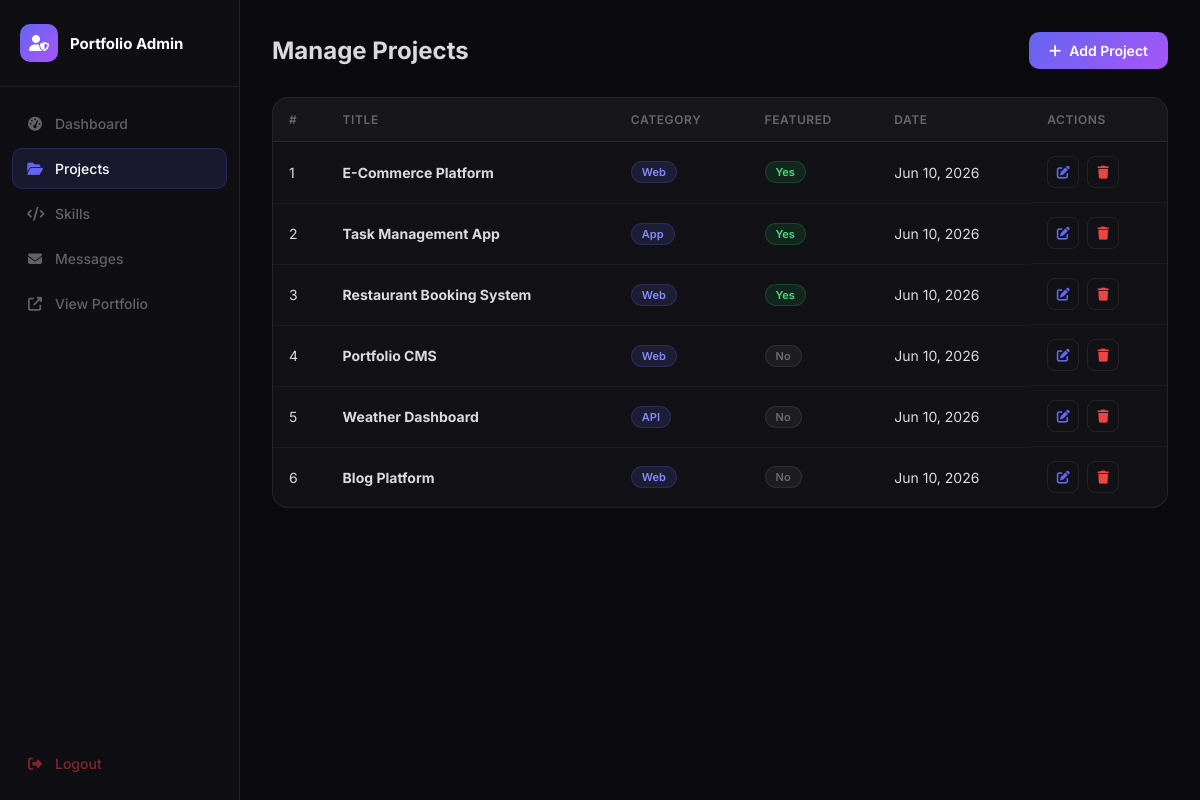
The app's page /admin/manage_projects.php (signed in), older data.
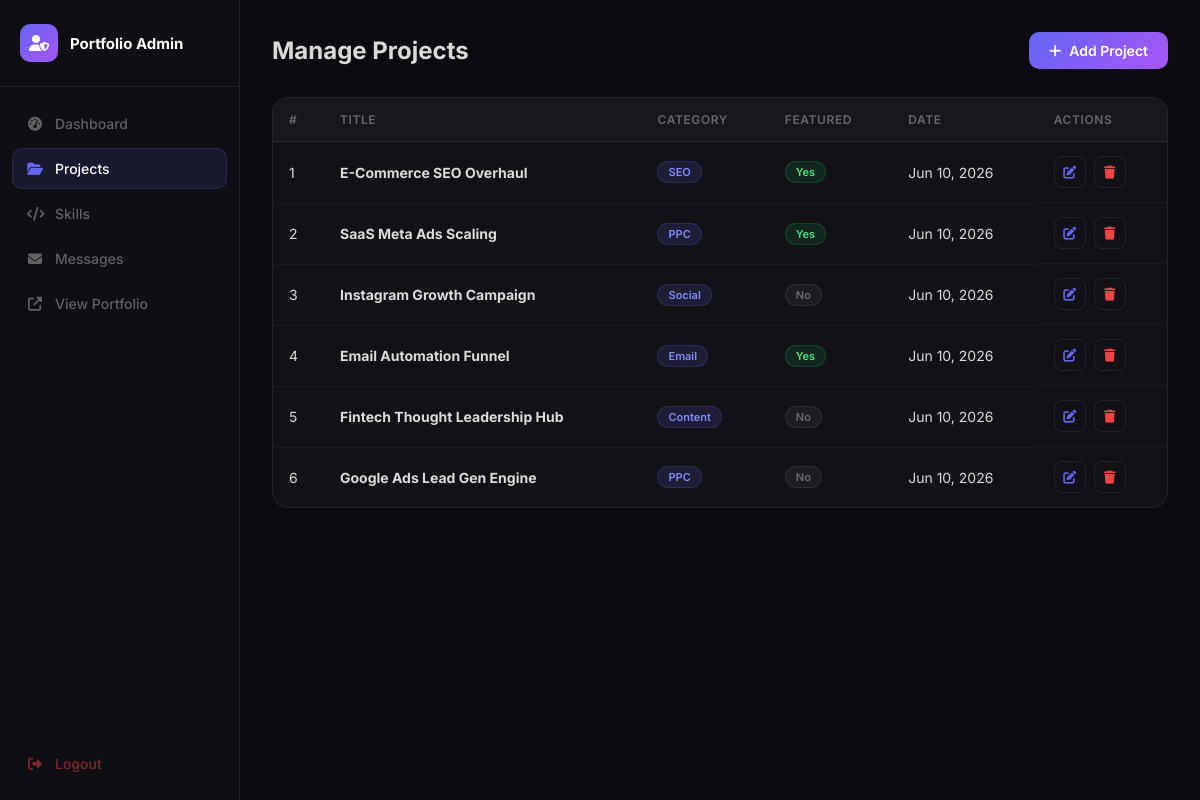
The same page, newer data.
### tables this page shows
CREATE TABLE IF NOT EXISTS projects (
    id INT AUTO_INCREMENT PRIMARY KEY,
    title VARCHAR(150) NOT NULL,
    description TEXT NOT NULL,
    tech_stack VARCHAR(255) NOT NULL,
    live_url VARCHAR(300) DEFAULT NULL,
    github_url VARCHAR(300) DEFAULT NULL,
    image VARCHAR(300) DEFAULT 'assets/images/project-placeholder.jpg',
    category VARCHAR(60) DEFAULT 'Web',
    featured TINYINT(1) DEFAULT 0,
    created_at TIMESTAMP DEFAULT CURRENT_TIMESTAMP
);

### admin/manage_projects.php (the view, shortened to what this page needs)
<?php
$db = getDB();
$action  = $_GET['action'] ?? 'list';
$projects = $action === 'list' ? $db->query('SELECT * FROM projects ORDER BY created_at DESC')->fetchAll() : [];
?>
<!DOCTYPE html>
<html lang="en">
<head>
    <link rel="stylesheet" href="https://cdnjs.cloudflare.com/ajax/libs/font-awesome/6.4.0/css/all.min.css">
    <link rel="stylesheet" href="admin.css">
</head>
<body>
<?php include 'sidebar.php'; ?>
<main class="main-content">
    <div class="page-header">
        <h1><?= $action === 'list' ? 'Manage Projects' : ($action === 'add' ? 'Add Project' : 'Edit Project') ?></h1>
        <?php if ($action === 'list'): ?>
        <a href="?action=add" class="btn-primary"><i class="fas fa-plus"></i> Add Project</a>
        <?php else: ?>
        <a href="manage_projects.php" class="btn-secondary"><i class="fas fa-arrow-left"></i> Back</a>
        <?php endif; ?>
    </div>
    <?php if ($action === 'list'): ?>
    <div class="table-wrap">
        <table class="data-table">
            <thead><tr><th>#</th><th>Title</th><th>Category</th><th>Featured</th><th>Date</th><th>Actions</th></tr></thead>
            <tbody>
            <?php foreach ($projects as $p): ?>
            <tr>
                <td><?= $p['id'] ?></td>
                <td><strong><?= htmlspecialchars($p['title']) ?></strong></td>
                <td><span class="badge"><?= htmlspecialchars($p['category']) ?></span></td>
                <td><?= $p['featured'] ? '<span class="badge badge-green">Yes</span>' : '<span class="badge badge-gray">No</span>' ?></td>
                <td><?= date('M d, Y', strtotime($p['created_at'])) ?></td>
                <td class="actions">
                    <a href="?action=edit&id=<?= $p['id'] ?>" class="btn-icon btn-edit"><i class="fas fa-edit"></i></a>
                    <form method="POST" style="display:inline" onsubmit="return confirm('Delete this project?')">
                        <button type="submit" class="btn-icon btn-delete"><i class="fas fa-trash"></i></button>
                    </form>
                </td>
            </tr>
            <?php endforeach; ?>
            </tbody>
        </table>
    </div>
    <?php endif; ?>
</main>
</body>
</html>

### admin/sidebar.php (shortened to what this page needs)
<aside class="sidebar">
    <div class="sidebar-logo">
        <div class="logo-icon"><i class="fas fa-user-shield"></i></div>
        <span>Portfolio Admin</span>
    </div>
    <nav class="sidebar-nav">
        <a href="dashboard.php" class="nav-item <?= basename($_SERVER['PHP_SELF']) === 'dashboard.php' ? 'active' : '' ?>">
            <i class="fas fa-tachometer-alt"></i> Dashboard
        </a>
        <a href="manage_projects.php" class="nav-item <?= str_contains(basename($_SERVER['PHP_SELF']), 'project') ? 'active' : '' ?>">
            <i class="fas fa-folder-open"></i> Projects
        </a>
        <a href="manage_skills.php" class="nav-item <?= str_contains(basename($_SERVER['PHP_SELF']), 'skill') ? 'active' : '' ?>">
            <i class="fas fa-code"></i> Skills
        </a>
        <a href="manage_messages.php" class="nav-item <?= str_contains(basename($_SERVER['PHP_SELF']), 'message') ? 'active' : '' ?>">
            <i class="fas fa-envelope"></i> Messages
        </a>
        <a href="../index.html" target="_blank" class="nav-item">
            <i class="fas fa-external-link-alt"></i> View Portfolio
        </a>
        <a href="logout.php" class="nav-item nav-logout">
            <i class="fas fa-sign-out-alt"></i> Logout
        </a>
    </nav>
</aside>

### admin/admin.css (style rules this page uses)
*, *::before, *::after { margin: 0; padding: 0; box-sizing: border-box; }
:root { --bg: #0a0a0f; --surface: rgba(255,255,255,0.03); --surface-hover: rgba(255,255,255,0.06); --border: rgba(255,255,255,0.08); --primary: #6366f1; --primary-glow: rgba(99,102,241,0.3); --danger: #ef4444; --success: #22c55e; --text: rgba(255,255,255,0.85); --text-muted: rgba(255,255,255,0.35); --sidebar-w: 240px; }
body { font-family: 'Inter', sans-serif; background: var(--bg); color: var(--text); display: flex; min-height: 100vh; }
.sidebar { width: var(--sidebar-w); background: rgba(255,255,255,0.02); border-right: 1px solid var(--border); display: flex; flex-direction: column; padding: 0; position: fixed; top: 0; left: 0; height: 100vh; z-index: 100; }
.sidebar-logo { display: flex; align-items: center; gap: 12px; padding: 24px 20px; border-bottom: 1px solid var(--border); font-size: 15px; font-weight: 700; color: #fff; }
.logo-icon { width: 38px; height: 38px; background: linear-gradient(135deg, #6366f1, #a855f7); border-radius: 10px; display: flex; align-items: center; justify-content: center; font-size: 16px; color: white; flex-shrink: 0; }
.sidebar-nav { padding: 16px 12px; flex: 1; display: flex; flex-direction: column; gap: 4px; }
.nav-item { display: flex; align-items: center; gap: 12px; padding: 11px 14px; border-radius: 10px; color: var(--text-muted); text-decoration: none; font-size: 14px; font-weight: 500; transition: all 0.2s; border: 1px solid transparent; }
.nav-item i { width: 16px; text-align: center; }
.nav-item.active { color: #fff; background: rgba(99,102,241,0.12); border-color: rgba(99,102,241,0.2); }
.nav-item.active i { color: var(--primary); }
.nav-logout { margin-top: auto; color: rgba(239,68,68,0.5); }
.main-content { margin-left: var(--sidebar-w); flex: 1; padding: 32px; max-width: 1100px; width: 100%; }
.page-header { display: flex; align-items: center; justify-content: space-between; margin-bottom: 28px; }
.page-header h1 { font-size: 24px; font-weight: 700; }
.table-wrap { background: var(--surface); border: 1px solid var(--border); border-radius: 16px; overflow: hidden; }
.data-table { width: 100%; border-collapse: collapse; }
.data-table thead th { padding: 14px 16px; text-align: left; font-size: 12px; font-weight: 600; text-transform: uppercase; letter-spacing: 0.05em; color: var(--text-muted); border-bottom: 1px solid var(--border); background: rgba(255,255,255,0.02); }
.data-table tbody td { padding: 14px 16px; font-size: 14px; border-bottom: 1px solid rgba(255,255,255,0.04); }
.data-table tbody tr:last-child td { border-bottom: none; }
.badge { display: inline-block; padding: 3px 10px; border-radius: 99px; font-size: 11px; font-weight: 600; background: rgba(99,102,241,0.15); color: #818cf8; border: 1px solid rgba(99,102,241,0.2); }
.badge-green { background: rgba(34,197,94,0.12); color: #4ade80; border-color: rgba(34,197,94,0.2); }
.badge-gray { background: rgba(255,255,255,0.05); color: var(--text-muted); border-color: var(--border); }
.actions { display: flex; gap: 8px; align-items: center; }
.btn-icon { width: 32px; height: 32px; border-radius: 8px; display: inline-flex; align-items: center; justify-content: center; font-size: 13px; border: 1px solid var(--border); cursor: pointer; text-decoration: none; transition: all 0.2s; background: transparent; }
.btn-edit { color: var(--primary); }
.btn-delete { color: var(--danger); }
.btn-primary { display: inline-flex; align-items: center; gap: 8px; padding: 10px 20px; background: linear-gradient(135deg, #6366f1, #a855f7); border: none; border-radius: 10px; color: white; font-size: 14px; font-weight: 600; font-family: inherit; cursor: pointer; text-decoration: none; transition: opacity 0.2s, transform 0.2s; }

Row changes from the older to the newer data that the page shows:
changed projects id 1: title "E-Commerce Platform" → "E-Commerce SEO Overhaul"; category "Web" → "SEO"
changed projects id 2: title "Task Management App" → "SaaS Meta Ads Scaling"; category "App" → "PPC"
changed projects id 3: title "Restaurant Booking System" → "Instagram Growth Campaign"; category "Web" → "Social"; featured "Yes" → "No"
changed projects id 4: title "Portfolio CMS" → "Email Automation Funnel"; category "Web" → "Email"; featured "No" → "Yes"
changed projects id 5: title "Weather Dashboard" → "Fintech Thought Leadership Hub"; category "API" → "Content"
changed projects id 6: title "Blog Platform" → "Google Ads Lead Gen Engine"; category "Web" → "PPC"
